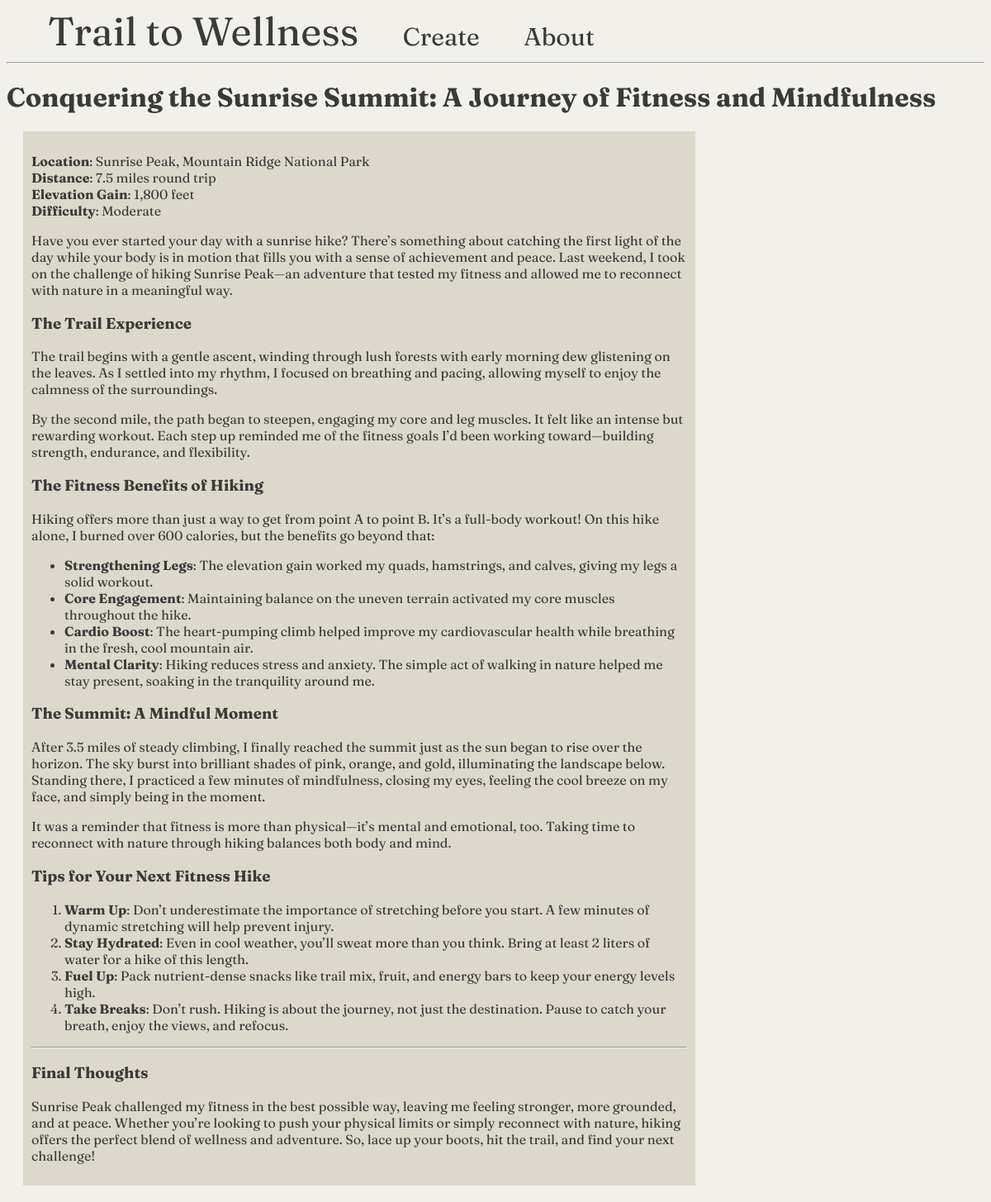
The app's page /1/blogpost/ with its own data.
### tables this page shows
CREATE TABLE posts (
    id INTEGER PRIMARY KEY AUTOINCREMENT,
    created TIMESTAMP NOT NULL DEFAULT CURRENT_TIMESTAMP,
    title TEXT NOT NULL,
    content TEXT NOT NULL
, description TEXT);

### app.py (the view)
@app.route('/<int:id>/blogpost/', methods=('POST', 'GET'))
def post(id):
    post = get_post(id)
    if request.method == 'POST':
        title = request.form['title']
        description = request.form['description']
        content = request.form['content']
    return render_template('blogpost.html', post=post)

### app.py (called while the page is built)
def get_db_connection():
    conn = sqlite3.connect('database.db')
    conn.row_factory = sqlite3.Row
    return conn

def get_post(post_id):
    conn = get_db_connection()
    post = conn.execute('SELECT * FROM posts WHERE id = ?',
                        (post_id,)).fetchone()
    conn.close()
    if post is None:
        abort(404)
    return post

### templates/blogpost.html
{% extends 'base.html' %}
{% block content %}
    <h1>{% block titles %} {{ post['title'] }} {% endblock %}</h1>
    <form method="post">
        <div class="post">
            <p>{{ post['content'] | safe }}</p>
        </div>
    </form>
{% endblock %}

### templates/base.html (shortened to what this page needs)
<!DOCTYPE html>
<html lang="en">
<head>
    <link rel="stylesheet" href="/static/general.css">
    <link rel="stylesheet" href="https://website/TINY/GSNotes-skin/skins/content/GSNotes-skin/content.min.css">
</head>
<body>
    <nav>
        <a href=" {{ url_for('index') }} ">Trail to Wellness</a>
        <a href=" {{ url_for('create') }} "
        style="font-size: 30px;"
        >Create</a>
        <a href=" {{ url_for('about') }}"
        style="font-size: 30px;"
        >About</a>
    </nav>
    <hr>
    <div class="content">
        {% block content%} {% endblock %}
    </div>
</body>
</html>

### static/general.css (style rules this page uses)
body { font-family: "Fraunces", serif; background-color: rgb(242, 240, 234); color: rgb(58, 58, 58); }
.post { padding: 10px; margin-left: 20px; margin-right: 350px; margin-bottom: 20px; background: rgb(220, 216, 203); }
nav a { color: rgb(58, 58, 58); font-size: 3em; margin-left: 50px; text-decoration: none; }

### records on screen
posts: title "Conquering the Sunrise Summit: A Journey of Fitness and Mindfulness", content "Location : Sunrise Peak, Mountain Ridge National Park Distance : 7.5 miles round trip Elevation Gain : 1,800 feet Difficulty : Moderate Have you ever started your day with a sunrise hike? There’s something about catching the first light of the day while your body is in motion that fills you with a sense of achievement and peace. Last weekend, I took on the challenge of hiking Sunrise Peak—an adventure that tested my fitness and allowed me to reconnect with nature in a meaningful way. The Trail Experience The trail begins with a gentle ascent, winding through lush forests with early morning dew glistening on the leaves. As I settled into my rhythm, I focused on breathing and pacing, allowing…"
